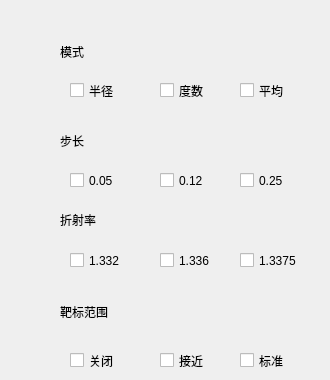
      <widget class="QWidget" name="page_qulv">
       <widget class="QCheckBox" name="checkBox_19">
        <property name="geometry">
         <rect>
          <x>240</x>
          <y>350</y>
          <width>81</width>
          <height>21</height>
         </rect>
        </property>
        <property name="acceptDrops">
         <bool>true</bool>
        </property>
        <property name="styleSheet">
         <string notr="true">font: 13pt &quot;黑体&quot;;</string>
        </property>
        <property name="text">
         <string>标准</string>
        </property>
       </widget>
       <widget class="QCheckBox" name="checkBox_23">
        <property name="geometry">
         <rect>
          <x>70</x>
          <y>170</y>
          <width>81</width>
          <height>21</height>
         </rect>
        </property>
        <property name="acceptDrops">
         <bool>true</bool>
        </property>
        <property name="styleSheet">
         <string notr="true">font: 13pt &quot;黑体&quot;;</string>
        </property>
        <property name="text">
         <string>0.05</string>
        </property>
       </widget>
       <widget class="QLabel" name="label_14">
        <property name="geometry">
         <rect>
          <x>60</x>
          <y>41</y>
          <width>41</width>
          <height>21</height>
         </rect>
        </property>
        <property name="styleSheet">
         <string notr="true">font: 14pt &quot;黑体&quot;;</string>
        </property>
        <property name="text">
         <string>模式</string>
        </property>
       </widget>
       <widget class="QCheckBox" name="checkBox_12">
        <property name="geometry">
         <rect>
          <x>160</x>
          <y>170</y>
          <width>81</width>
          <height>21</height>
         </rect>
        </property>
        <property name="acceptDrops">
         <bool>true</bool>
        </property>
        <property name="styleSheet">
         <string notr="true">font: 13pt &quot;黑体&quot;;</string>
        </property>
        <property name="text">
         <string>0.12</string>
        </property>
       </widget>
       <widget class="QCheckBox" name="checkBox_26">
        <property name="geometry">
         <rect>
          <x>240</x>
          <y>170</y>
          <width>81</width>
          <height>21</height>
         </rect>
        </property>
        <property name="acceptDrops">
         <bool>true</bool>
        </property>
        <property name="styleSheet">
         <string notr="true">font: 13pt &quot;黑体&quot;;</string>
        </property>
        <property name="text">
         <string>0.25</string>
        </property>
       </widget>
       <widget class="QCheckBox" name="checkBox_18">
        <property name="geometry">
         <rect>
          <x>240</x>
          <y>80</y>
          <width>81</width>
          <height>21</height>
         </rect>
        </property>
        <property name="acceptDrops">
         <bool>true</bool>
        </property>
        <property name="styleSheet">
         <string notr="true">font: 13pt &quot;黑体&quot;;</string>
        </property>
        <property name="text">
         <string>平均</string>
        </property>
       </widget>
       <widget class="QCheckBox" name="checkBox_21">
        <property name="geometry">
         <rect>
          <x>70</x>
          <y>80</y>
          <width>81</width>
          <height>21</height>
         </rect>
        </property>
        <property name="acceptDrops">
         <bool>true</bool>
        </property>
        <property name="styleSheet">
         <string notr="true">font: 13pt &quot;黑体&quot;;</string>
        </property>
        <property name="text">
         <string>半径</string>
        </property>
       </widget>
       <widget class="QLabel" name="label_15">
        <property name="geometry">
         <rect>
          <x>60</x>
          <y>302</y>
          <width>81</width>
          <height>20</height>
         </rect>
        </property>
        <property name="styleSheet">
         <string notr="true">font: 14pt &quot;黑体&quot;;</string>
        </property>
        <property name="text">
         <string>靶标范围</string>
        </property>
       </widget>
       <widget class="QCheckBox" name="checkBox_14">
        <property name="geometry">
         <rect>
          <x>70</x>
          <y>250</y>
          <width>81</width>
          <height>21</height>
         </rect>
        </property>
        <property name="acceptDrops">
         <bool>true</bool>
        </property>
        <property name="styleSheet">
         <string notr="true">font: 13pt &quot;黑体&quot;;</string>
        </property>
        <property name="text">
         <string>1.332</string>
        </property>
       </widget>
       <widget class="QCheckBox" name="checkBox_17">
        <property name="geometry">
         <rect>
          <x>160</x>
          <y>350</y>
          <width>81</width>
          <height>21</height>
         </rect>
        </property>
        <property name="acceptDrops">
         <bool>true</bool>
        </property>
        <property name="styleSheet">
         <string notr="true">font: 13pt &quot;黑体&quot;;</string>
        </property>
        <property name="text">
         <string>接近</string>
        </property>
       </widget>
       <widget class="QLabel" name="label_16">
        <property name="geometry">
         <rect>
          <x>60</x>
          <y>210</y>
          <width>61</width>
          <height>20</height>
         </rect>
        </property>
        <property name="styleSheet">
         <string notr="true">font: 14pt &quot;黑体&quot;;</string>
        </property>
        <property name="text">
         <string>折射率</string>
        </property>
       </widget>
       <widget class="QCheckBox" name="checkBox_22">
        <property name="geometry">
         <rect>
          <x>240</x>
          <y>250</y>
          <width>81</width>
          <height>21</height>
         </rect>
        </property>
        <property name="acceptDrops">
         <bool>true</bool>
        </property>
        <property name="styleSheet">
         <string notr="true">font: 13pt &quot;黑体&quot;;</string>
        </property>
        <property name="text">
         <string>1.3375</string>
        </property>
       </widget>
       <widget class="QLabel" name="label_17">
        <property name="geometry">
         <rect>
          <x>60</x>
          <y>130</y>
          <width>61</width>
          <height>21</height>
         </rect>
        </property>
        <property name="styleSheet">
         <string notr="true">font: 14pt &quot;黑体&quot;;</string>
        </property>
        <property name="text">
         <string>步长</string>
        </property>
       </widget>
       <widget class="QCheckBox" name="checkBox_24">
        <property name="geometry">
         <rect>
          <x>160</x>
          <y>250</y>
          <width>81</width>
          <height>21</height>
         </rect>
        </property>
        <property name="acceptDrops">
         <bool>true</bool>
        </property>
        <property name="styleSheet">
         <string notr="true">font: 13pt &quot;黑体&quot;;</string>
        </property>
        <property name="text">
         <string>1.336</string>
        </property>
       </widget>
       <widget class="QCheckBox" name="checkBox_20">
        <property name="geometry">
         <rect>
          <x>70</x>
          <y>350</y>
          <width>81</width>
          <height>21</height>
         </rect>
        </property>
        <property name="acceptDrops">
         <bool>true</bool>
        </property>
        <property name="styleSheet">
         <string notr="true">font: 13pt &quot;黑体&quot;;</string>
        </property>
        <property name="text">
         <string>关闭</string>
        </property>
       </widget>
       <widget class="QCheckBox" name="checkBox_13">
        <property name="geometry">
         <rect>
          <x>160</x>
          <y>80</y>
          <width>81</width>
          <height>21</height>
         </rect>
        </property>
        <property name="acceptDrops">
         <bool>true</bool>
        </property>
        <property name="styleSheet">
         <string notr="true">font: 13pt &quot;黑体&quot;;</string>
        </property>
        <property name="text">
         <string>度数</string>
        </property>
       </widget>
      </widget>
